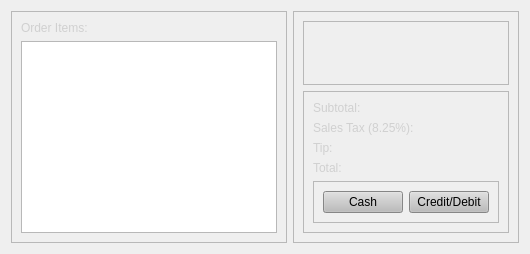
      <widget class="QWidget" name="receiptTab">
       <attribute name="title">
        <string>receipt</string>
       </attribute>
       <layout class="QHBoxLayout" name="horizontalLayout_10">
        <item>
         <widget class="QFrame" name="frame_13">
          <property name="maximumSize">
           <size>
            <width>1000</width>
            <height>16777215</height>
           </size>
          </property>
          <property name="frameShape">
           <enum>QFrame::StyledPanel</enum>
          </property>
          <property name="frameShadow">
           <enum>QFrame::Raised</enum>
          </property>
          <layout class="QVBoxLayout" name="verticalLayout_15">
           <item>
            <widget class="QLabel" name="label_9">
             <property name="styleSheet">
              <string notr="true">font: 57 28pt &quot;Counter-Strike&quot;;</string>
             </property>
             <property name="text">
              <string>&lt;html&gt;&lt;head/&gt;&lt;body&gt;&lt;p&gt;&lt;span style=&quot; color:#d0d0d0;&quot;&gt;Order Items: &lt;/span&gt;&lt;/p&gt;&lt;/body&gt;&lt;/html&gt;</string>
             </property>
            </widget>
           </item>
           <item>
            <widget class="QListWidget" name="receiptList">
             <property name="maximumSize">
              <size>
               <width>1000</width>
               <height>16777215</height>
              </size>
             </property>
             <property name="styleSheet">
              <string notr="true">font: 57 16pt &quot;Counter-Strike&quot;;
color: rgb(188, 188, 188);</string>
             </property>
            </widget>
           </item>
          </layout>
         </widget>
        </item>
        <item>
         <widget class="QFrame" name="frame_12">
          <property name="frameShape">
           <enum>QFrame::StyledPanel</enum>
          </property>
          <property name="frameShadow">
           <enum>QFrame::Raised</enum>
          </property>
          <layout class="QVBoxLayout" name="verticalLayout_16">
           <item>
            <widget class="QFrame" name="frame_14">
             <property name="frameShape">
              <enum>QFrame::StyledPanel</enum>
             </property>
             <property name="frameShadow">
              <enum>QFrame::Raised</enum>
             </property>
             <widget class="QPlainTextEdit" name="emailInput">
              <property name="geometry">
               <rect>
                <x>380</x>
                <y>226</y>
                <width>256</width>
                <height>25</height>
               </rect>
              </property>
              <property name="maximumSize">
               <size>
                <width>16777215</width>
                <height>25</height>
               </size>
              </property>
             </widget>
             <widget class="QCheckBox" name="checkBox">
              <property name="geometry">
               <rect>
                <x>176</x>
                <y>224</y>
                <width>200</width>
                <height>30</height>
               </rect>
              </property>
              <property name="sizePolicy">
               <sizepolicy hsizetype="Fixed" vsizetype="Fixed">
                <horstretch>0</horstretch>
                <verstretch>0</verstretch>
               </sizepolicy>
              </property>
              <property name="minimumSize">
               <size>
                <width>200</width>
                <height>0</height>
               </size>
              </property>
              <property name="maximumSize">
               <size>
                <width>100</width>
                <height>16777215</height>
               </size>
              </property>
              <property name="styleSheet">
               <string notr="true">font: 57 20pt &quot;Counter-Strike&quot;;</string>
              </property>
              <property name="text">
               <string>Email Receipt</string>
              </property>
             </widget>
            </widget>
           </item>
           <item>
            <widget class="QFrame" name="frame_15">
             <property name="frameShape">
              <enum>QFrame::StyledPanel</enum>
             </property>
             <property name="frameShadow">
              <enum>QFrame::Raised</enum>
             </property>
             <layout class="QVBoxLayout" name="verticalLayout_17">
              <item>
               <widget class="QLabel" name="subTotalLabel">
                <property name="styleSheet">
                 <string notr="true">font: 57 20pt &quot;Counter-Strike&quot;;
color: rgb(188, 188, 188);</string>
                </property>
                <property name="text">
                 <string>&lt;html&gt;&lt;head/&gt;&lt;body&gt;&lt;p&gt;&lt;span style=&quot; color:#d0d0d0;&quot;&gt;Subtotal: &lt;/span&gt;&lt;/p&gt;&lt;/body&gt;&lt;/html&gt;</string>
                </property>
               </widget>
              </item>
              <item>
               <widget class="QLabel" name="salesTaxLabel">
                <property name="styleSheet">
                 <string notr="true">font: 57 20pt &quot;Counter-Strike&quot;;
color: rgb(188, 188, 188);</string>
                </property>
                <property name="text">
                 <string>&lt;html&gt;&lt;head/&gt;&lt;body&gt;&lt;p&gt;&lt;span style=&quot; color:#d0d0d0;&quot;&gt;Sales Tax (8.25%): &lt;/span&gt;&lt;/p&gt;&lt;/body&gt;&lt;/html&gt;</string>
                </property>
               </widget>
              </item>
              <item>
               <widget class="QLabel" name="tipTotalLabel">
                <property name="styleSheet">
                 <string notr="true">font: 57 20pt &quot;Counter-Strike&quot;;
color: rgb(188, 188, 188);</string>
                </property>
                <property name="text">
                 <string>&lt;html&gt;&lt;head/&gt;&lt;body&gt;&lt;p&gt;&lt;span style=&quot; color:#d0d0d0;&quot;&gt;Tip:&lt;/span&gt;&lt;/p&gt;&lt;/body&gt;&lt;/html&gt;</string>
                </property>
               </widget>
              </item>
              <item>
               <widget class="QLabel" name="finalTotalLabel">
                <property name="styleSheet">
                 <string notr="true">font: 57 20pt &quot;Counter-Strike&quot;;
color: rgb(188, 188, 188);</string>
                </property>
                <property name="text">
                 <string>&lt;html&gt;&lt;head/&gt;&lt;body&gt;&lt;p&gt;&lt;span style=&quot; color:#d0d0d0;&quot;&gt;Total: &lt;/span&gt;&lt;/p&gt;&lt;/body&gt;&lt;/html&gt;</string>
                </property>
               </widget>
              </item>
              <item>
               <widget class="QFrame" name="frame_16">
                <property name="frameShape">
                 <enum>QFrame::StyledPanel</enum>
                </property>
                <property name="frameShadow">
                 <enum>QFrame::Raised</enum>
                </property>
                <layout class="QHBoxLayout" name="horizontalLayout_11">
                 <item>
                  <widget class="QPushButton" name="cashButton">
                   <property name="sizePolicy">
                    <sizepolicy hsizetype="Minimum" vsizetype="Preferred">
                     <horstretch>0</horstretch>
                     <verstretch>0</verstretch>
                    </sizepolicy>
                   </property>
                   <property name="styleSheet">
                    <string notr="true">background-color: rgb(188, 188, 188);
font: 57 20pt &quot;Counter-Strike&quot;;</string>
                   </property>
                   <property name="text">
                    <string>Cash</string>
                   </property>
                  </widget>
                 </item>
                 <item>
                  <widget class="QPushButton" name="creditButton">
                   <property name="sizePolicy">
                    <sizepolicy hsizetype="Minimum" vsizetype="Preferred">
                     <horstretch>0</horstretch>
                     <verstretch>0</verstretch>
                    </sizepolicy>
                   </property>
                   <property name="styleSheet">
                    <string notr="true">background-color: rgb(188, 188, 188);
font: 57 20pt &quot;Counter-Strike&quot;;</string>
                   </property>
                   <property name="text">
                    <string>Credit/Debit</string>
                   </property>
                  </widget>
                 </item>
                </layout>
               </widget>
              </item>
             </layout>
            </widget>
           </item>
          </layout>
         </widget>
        </item>
       </layout>
      </widget>
